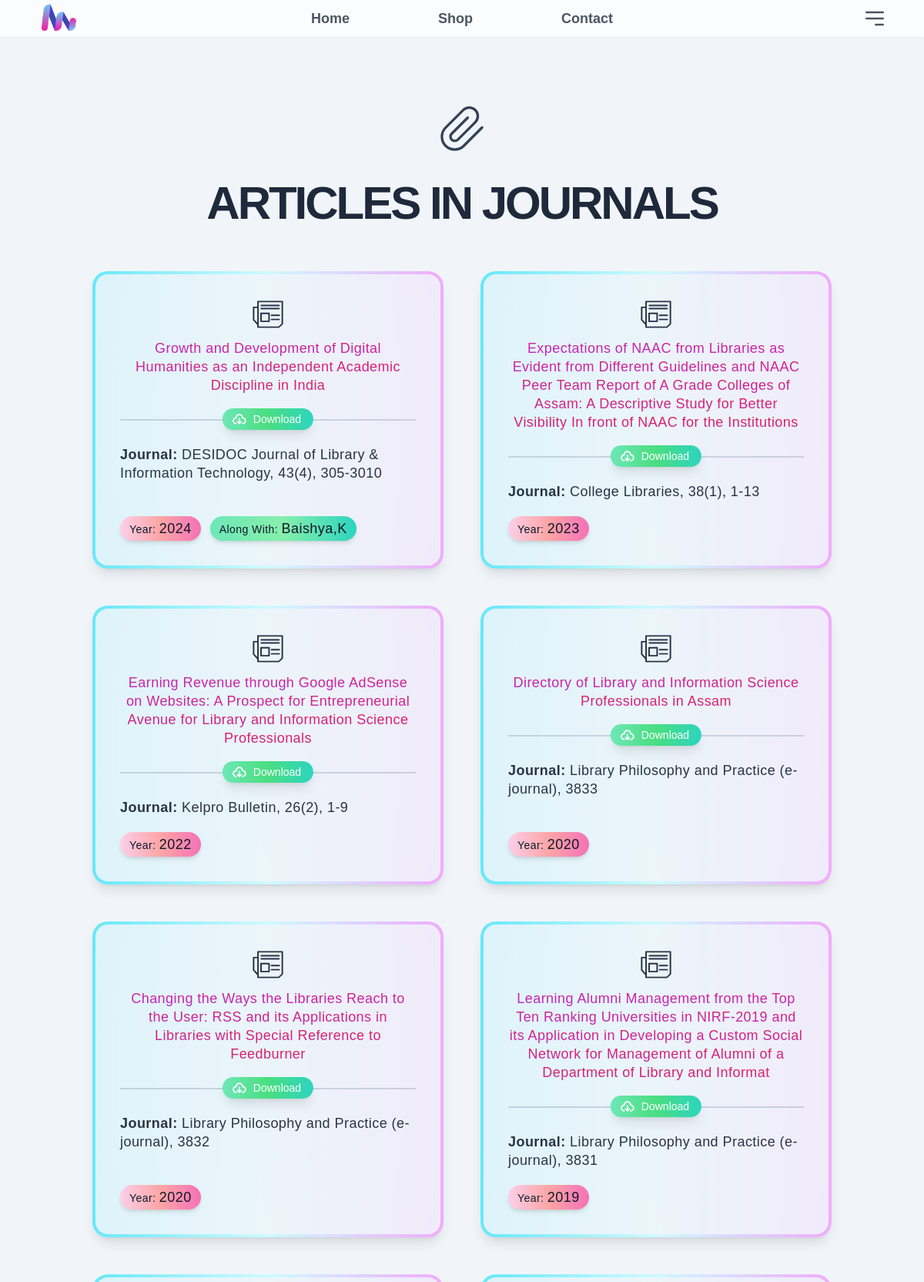
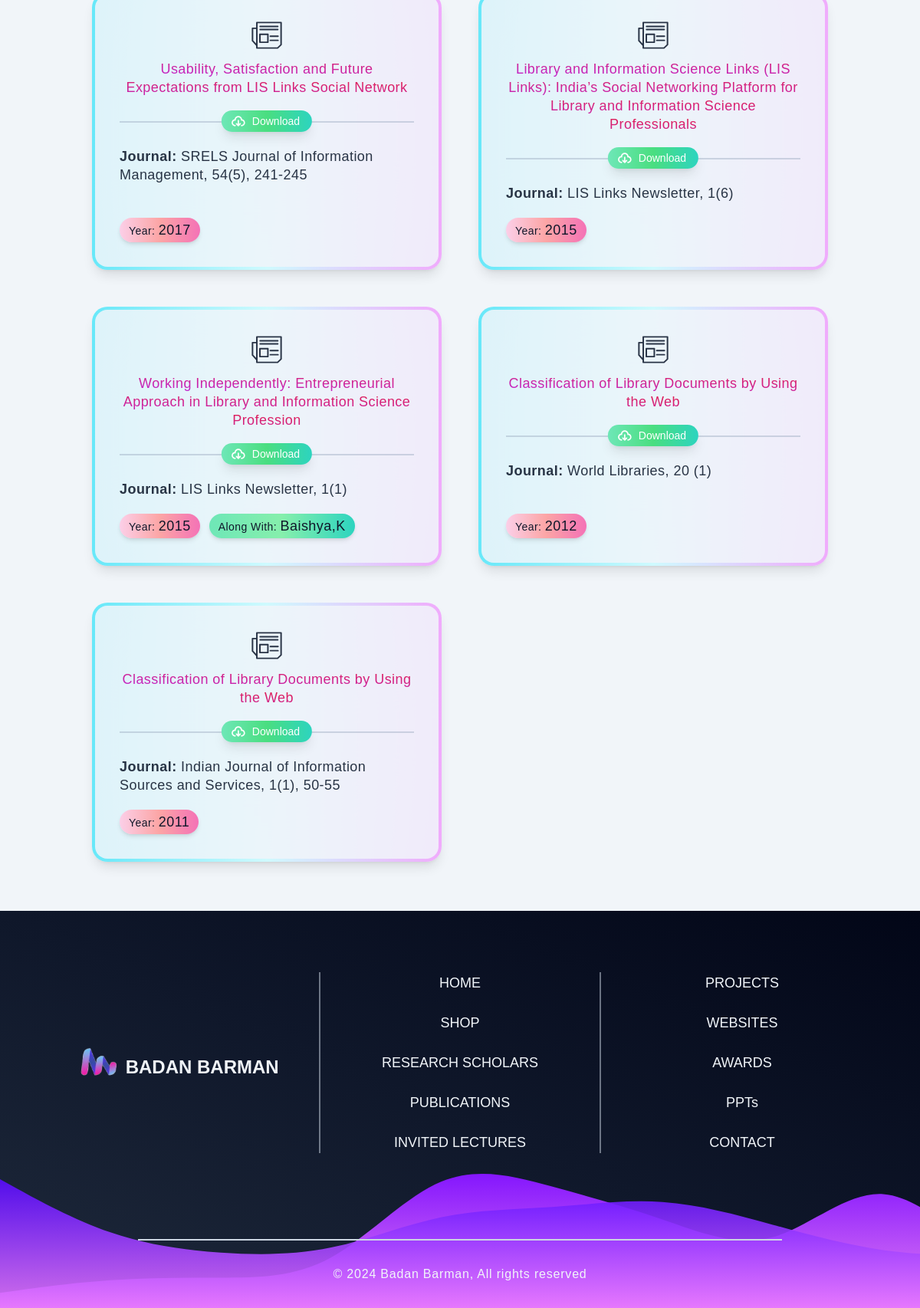
The app's page /articles/ with its own data (2 pictures, top to bottom).
### setup/models.py (models this page shows, shortened)
class Articles_In_Journals(models.Model):
    title_of_article = models.CharField(max_length=250,blank=False)
    journal_name = models.CharField(max_length=200,blank=False, help_text="Name of the Journal in which article was featured. Along with indexing information.")
    along_with = models.CharField(max_length=20,blank=True,null=True, help_text= "Maximum 20 characters allowed, Try to complete the name within the limit.")
    year = models.CharField(default= datetime.now().year ,max_length=5,help_text="Please provide the Year only <em>YYYY</em>. Eg: 2012")
    link = models.CharField(max_length=250, help_text = "Please input the file name correctly with correct extension", blank=True, null= True)
    file_name = models.FileField(upload_to= 'static/files/articles', null= True, blank= True )
    file_name_uploaded = models.BooleanField(default=False ,help_text="If you have uploaded the file click the box else leave it unchecked.")
    class Meta:
        verbose_name_plural = "Articles In Journals"

### setup/views.py (the view)
# urls.py: path("articles/", views.articles, name='articles'),
def articles(request):
    articles_list = Articles_In_Journals.objects.all().order_by("-id")
    return render(request, 'articles_in_journals.html', {'articles': articles_list})

### templates/articles_in_journals.html (shortened to what this page needs)
{% extends "base.html" %}
{% load static %}
{% block content %}
<main class="relative bg-slate-100">
    <div class="box-border w-screen text-center pt-12 max-w-[80%] mx-auto">
        <div class="box-border flex items-center justify-center  pt-20">
        </div>
        <h2 class="text-4xl text-center lg:text-6xl font-bold lg:leading-[.80] tracking-tighter text-slate-800 pt-8 uppercase">Articles in Journals</h2>
    </div>
    <section class="py-16 grid grid-cols-4 gap-8 lg:gap-12 mx-auto max-w-[80%]">
        {% for article in articles %}
        <div class="articles-cards col-span-4 lg:col-span-2 relative rounded-[1.25rem] p-1 bg-gradient-to-r from-cyan-300 via-cyan-100 to-fuchsia-300 text-slate-800/95 shadow-lg hover:shadow-2xl ease-out transition-all duration-300">
            <div class="relative p-6 lg:p-8 flex flex-col justify-between bg-slate-100 bg-opacity-85 backdrop-blur-3xl rounded-2xl box-border h-full">
                <div class="box-border flex flex-col items-center justify-between">
                    <div class="flex items-center justify-center place-items-center w-full">
                    </div>
                    <h3 class="text-center lg:leading-6 lg:tracking-wide pb-1 lg:pt-3"><span class="bg-gradient-to-tr from-fuchsia-600 to-rose-600 text-transparent bg-clip-text text-center"> {{ article.title_of_article }}</span></h3>
                    <div class="relative flex flex-col items-start w-full border-t-2 mt-7 border-slate-400/40">
                         {% if article.file_name_uploaded == False %}
                         <a class="absolute inline-flex group -top-4 left-[50%] translate-x-[-50%] p-1 px-3 rounded-full bg-gradient-to-r from-emerald-300 via-green-400 to-teal-400 text-white shadow-lg hover:shadow-xl transition-all duration-300 ease-out" href="{{ article.link }}" download="{{ article.link }}">
                            <span class="text-sm ml-2 mr-1 group-hover:text-slate-700 transition-all duration-300 ease-out">Download</span>
                        </a>
                        {% endif %}
                        <h3 class="lg:leading-6 lg:tracking-wide pb-1 pt-8"><span class="font-semibold">Journal: </span>{{ article.journal_name }}</h3>
                    </div>
                </div>
                <div class="flex flex-row gap-3 items-center w-full mt-4">
                    <div class="bg-gradient-to-r from-pink-200 via-red-300 to-pink-400 px-3 py-1 rounded-full shadow-md">
                        <p class="leading-6 tracking-wide text-slate-900"><span class="text-sm text">Year: </span>{{ article.year }}</p>
                    </div>
                     {% if article.along_with|length > 4 %}
                    <div class="bg-gradient-to-r from-emerald-300 via-green-300 to-teal-400 px-3 py-1 rounded-full shadow-md">
                        <p class="leading-6 tracking-wide text-slate-900"><span class="text-sm text">Along With: </span>{{ article.along_with }} </p>
                    </div>
                    {% endif %}
                </div>
            </div>
        </div>
        {% endfor %}
    </section>
</main>
{% endblock %}

### static/css/articles.css (style rules this page uses)
.articles-cards { animation: fade linear both; animation-timeline: view(); animation-range: entry 15% cover 15%; }

### records on screen
Articles_In_Journals: journal_name "DESIDOC Journal of Library & Information Technology, 43(4), 305-3010", year "2024", along_with "Baishya,K"
Articles_In_Journals: journal_name "College Libraries, 38(1), 1-13", year "2023"
Articles_In_Journals: journal_name "Kelpro Bulletin, 26(2), 1-9", year "2022"
Articles_In_Journals: journal_name "Library Philosophy and Practice (e-journal), 3833", year "2020"
Articles_In_Journals: journal_name "Library Philosophy and Practice (e-journal), 3832", year "2020"
Articles_In_Journals: journal_name "Library Philosophy and Practice (e-journal), 3831", year "2019"
Articles_In_Journals: journal_name "SRELS Journal of Information Management, 54(5), 241-245", year "2017"
Articles_In_Journals: journal_name "LIS Links Newsletter, 1(6)", year "2015"
Articles_In_Journals: journal_name "LIS Links Newsletter, 1(1)", year "2015", along_with "Baishya,K"
Articles_In_Journals: journal_name "World Libraries, 20 (1)", year "2012"
Articles_In_Journals: journal_name "Indian Journal of Information Sources and Services, 1(1), 50-55", year "2011"
